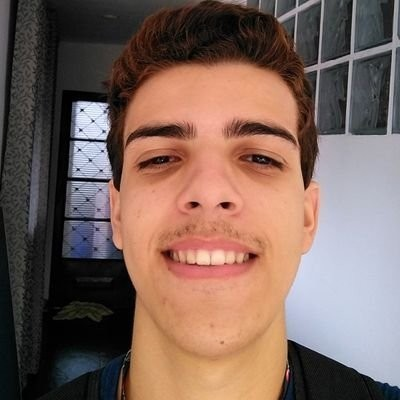
#> input picture images/eu.jpg, 400 x 400 px
$ python main.py
#> lines starting #> are read from the running program, lines starting #| are printed output that depends on the picture
from PIL import Image, ImageFilter
import cv2

#Ler imagem
im = Image.open( './images/eu.jpg' )
#> im is the input picture: PIL image 400x400 RGB; mean R, G, B 125.3, 101, 92

#Convertento imagem em tons de cinza
shade_gray = im.convert('L')
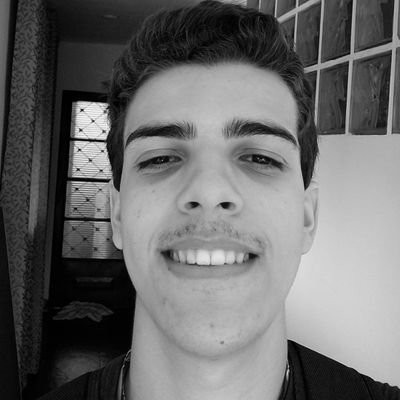
#> shade_gray: PIL image 400x400 L; min 0, max 253, mean 107.3

#Aplicando um filtros à imagem
blur = shade_gray.filter( ImageFilter.BLUR )
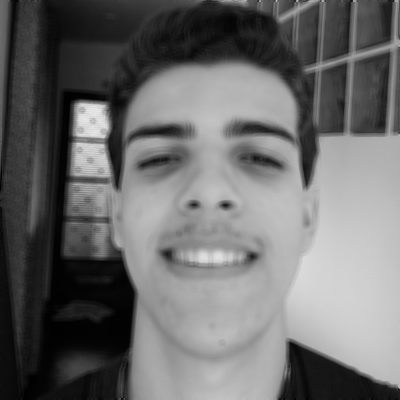
#> blur: PIL image 400x400 L; min 0, max 234, mean 107.3
blur_kernel = blur.filter( ImageFilter.Kernel((3,3), (1,1,1,1,1,1,1,1,1),1,0) )
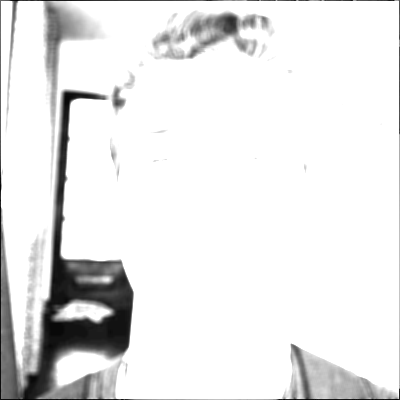
#> blur_kernel: PIL image 400x400 L; min 1, max 255, mean 232.2

sharpen = shade_gray.filter( ImageFilter.SHARPEN )

find_edhes = shade_gray.filter( ImageFilter.FIND_EDGES )
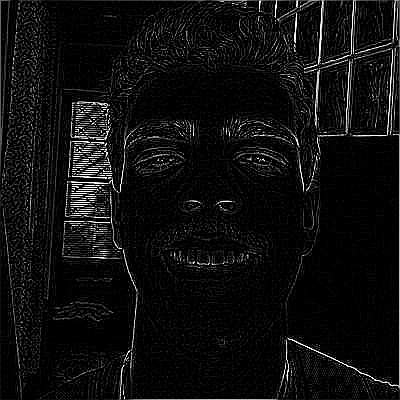
#> find_edhes: PIL image 400x400 L; min 0, max 255, mean 14.7
find_edhes_kernel_one = find_edhes.filter( ImageFilter.Kernel((3,3), (1,0,-1,2,0,-2,1,0,-1), 1, 0) )
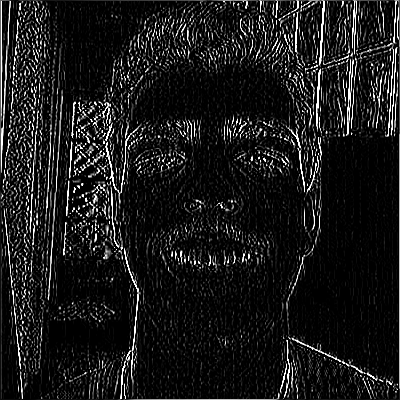
#> find_edhes_kernel_one: PIL image 400x400 L; min 0, max 255, mean 26.1
find_edhes_kernel_two = find_edhes.filter( ImageFilter.Kernel((3,3), (1,2,1,0,0,0,-1,-2,-1),1,0) )
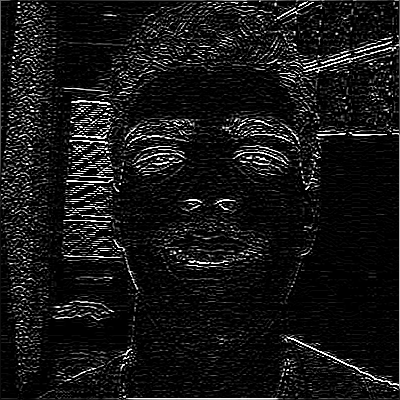
#> find_edhes_kernel_two: PIL image 400x400 L; min 0, max 255, mean 22.3

#Salvando a imagem filtradas
shade_gray.save( './images/shade_gray.jpg', 'JPEG' )
blur_kernel.save( './images/image_blur.jpg', 'JPEG' )
sharpen.save( './images/image_sharpen.jpg', 'JPEG' )
find_edhes_kernel_one.save('./images/image_find_edhes_1.jpg', 'JPEG')
find_edhes_kernel_two.save('./images/image_find_edhes_2.jpg', 'JPEG')

#Calculo de imagens
im_blur = cv2.imread('./images/image_blur.jpg')
#> im_blur: shape (400, 400, 3); min 0, max 255, mean 232.1
im_shade_gray = cv2.imread('./images/shade_gray.jpg')
#> im_shade_gray: shape (400, 400, 3); min 0, max 255, mean 107.3

#Subtraindo e criando  imagem orignal pelo filtro de blur
unsharp = cv2.subtract(im_shade_gray, im_blur)
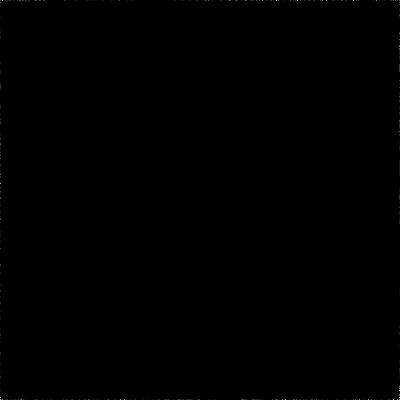
#> unsharp: shape (400, 400, 3); min 0, max 21, mean 0; drawn with min black and max white
cv2.imwrite("./images/unsharp.jpg", unsharp)

#Juntando e criando imagem original com o unsharp
im_unsharp = cv2.imread('./images/unsharp.jpg')
#> im_unsharp: shape (400, 400, 3); min 0, max 18, mean 0.0203
sharpening = cv2.add(im_unsharp, im_shade_gray)
cv2.imwrite("./images/sharpening.jpg", sharpening)

$ run again, with images/image_find_edhes.jpg copied over images/eu.jpg
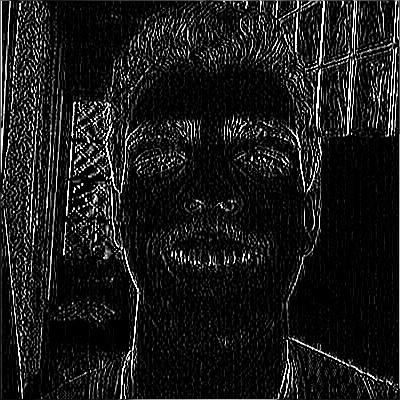
#> input picture images/image_find_edhes.jpg, 400 x 400 px
#> im is the input picture: PIL image 400x400 L; min 0, max 255, mean 27.3
#> `find_edhes_kernel_one = find_edhes.filter( ImageFilter.Kernel((3,3), (..`:
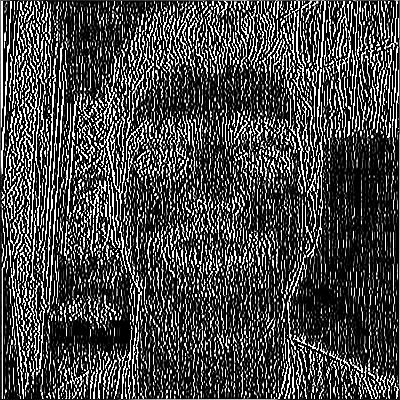
#> find_edhes_kernel_one: PIL image 400x400 L; min 0, max 255, mean 70.3
#> `find_edhes_kernel_two = find_edhes.filter( ImageFilter.Kernel((3,3), (..`:
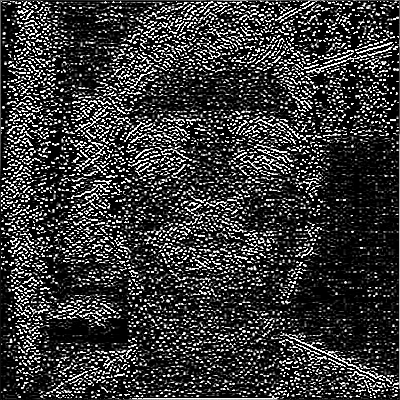
#> find_edhes_kernel_two: PIL image 400x400 L; min 0, max 255, mean 55.3
